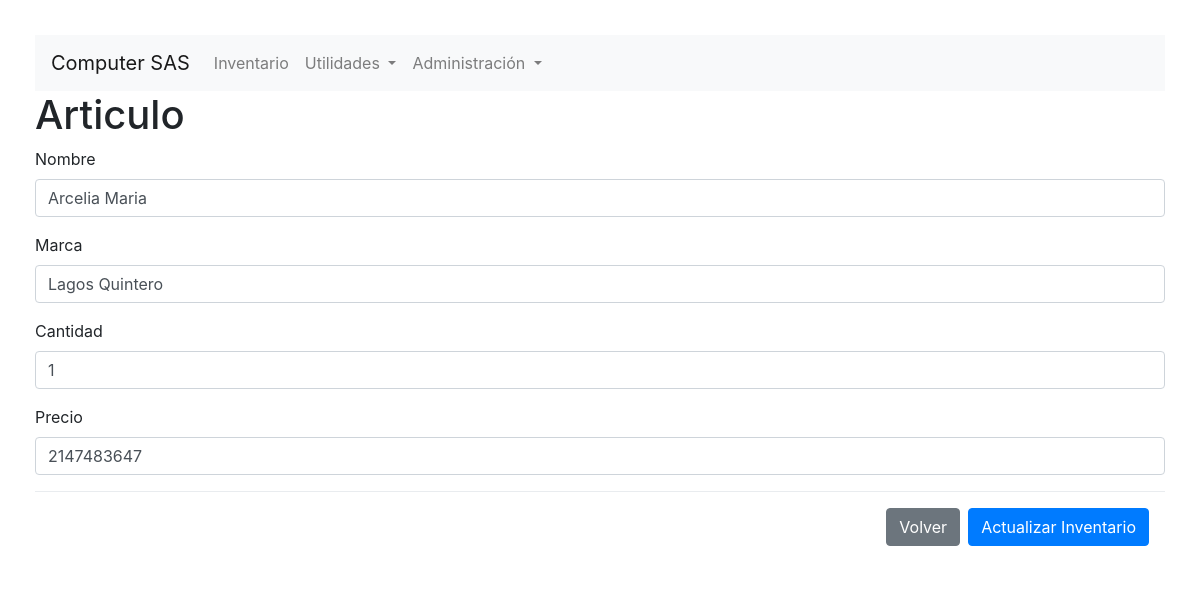
Page /interface.php?id=1 on the earlier database version.
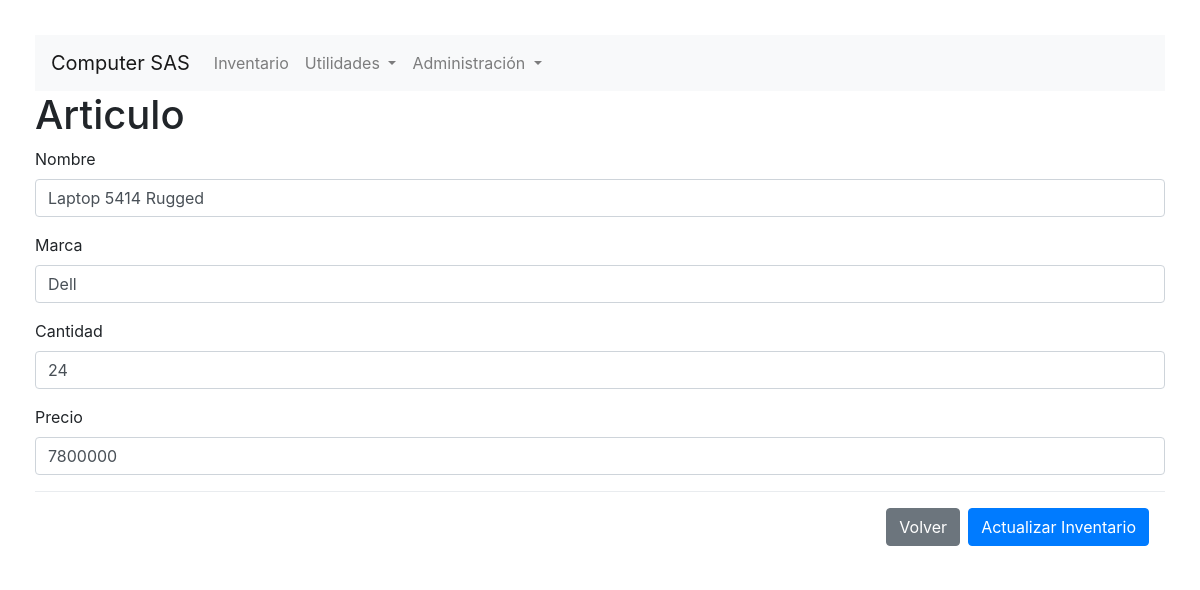
Same page on the later database version.
### tables this page shows
CREATE TABLE `inventarios` (
  `id` int(10) NOT NULL AUTO_INCREMENT,
  `nombre` varchar(50) DEFAULT NULL,
  `marca` varchar(20) DEFAULT NULL,
  `cantidad` int(15) DEFAULT NULL,
  `precio` int(15) DEFAULT NULL,
  PRIMARY KEY (`id`)
);

### interface.php (the view, shortened to what this page needs)
<?php
include 'config.php';
include 'header.php';
if(!empty($_GET)){
    function ShowReg(){
        $id = $_GET['id'];
        global $username, $password, $servername, $dbname;
        $conn = mysqli_connect($servername, $username, $password, $dbname);
        $sql = "SELECT * FROM inventarios WHERE id=$id";
        $result = mysqli_query($conn, $sql);
        if (mysqli_num_rows($result) > 0) {
            while($row = mysqli_fetch_assoc($result)) {
                $data = $row;
            }
        }
        return $data;
    }
    $data = ShowReg();
}
?>
        <h1>Articulo</h1>
            <form action="crud.php" method="POST">
            <div class="form-group">
                    <label for="inputName">Nombre</label>
                    <input type="text" class="form-control" name="inputName" id="inputName" placeholder="Ingrese el nombre del Producto" <?php if (!empty($_GET)){ echo 'value="'. $data['nombre'] .'"';} ?>/>
                </div>
                <div class="form-group">
                    <label for="inputBrand">Marca</label>
                    <input type="text" class="form-control" name="inputBrand" id="inputBrand" placeholder="Ingrese la marca" <?php if (!empty($_GET)){ echo 'value="'. $data['marca'] .'"';} ?>/>
                </div>
                <div class="form-group">
                    <label for="inputCount">Cantidad</label>
                    <input type="number" class="form-control" name="inputCount" id="inputCount" placeholder="Ingrese inventario actual" <?php if (!empty($_GET)){ echo 'value='. $data['cantidad'].' ';} ?>/>
                </div>
                <div class="form-group">
                    <label for="inputValue">Precio</label>
                    <input type="number" class="form-control" name="inputValue" id="inputValue" placeholder="Ingrese valor del articulo" <?php if (!empty($_GET)){ echo 'value='. $data['precio'].' ';} ?>/>
                </div>
                <div class="modal-footer">
                    <a href="index.php" class="btn btn-secondary" role="button">Volver</a>
                    <button type="submit" class="btn btn-primary submitBtn">Actualizar Inventario</button>
                </div>
            </form>
    </body>
</html>

Differences in the rows shown:
changed inventarios: inputName "Arcelia Maria" → "Laptop 5414 Rugged"; inputBrand "Lagos Quintero" → "Dell"; inputCount "1" → "24"; inputValue "2147483647" → "7800000"
